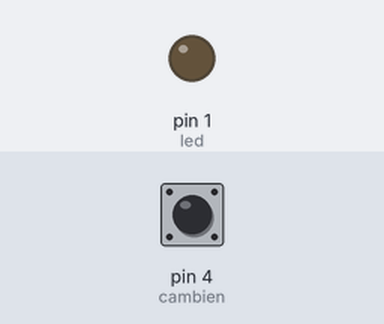
This sketch was run on a simulated Arduino Uno, built with avr-gcc and run on an emulated ATmega328P. Parts: output pins drawn as LEDs (lit = HIGH). Inputs (shaded band) come from the test bench; at power-on: pin 4 (cambien) HIGH.

Above: at 1.2 s.
1.3 s: pin 4 (cambien) pulled LOW for 0.15 s
At 1.37 s:
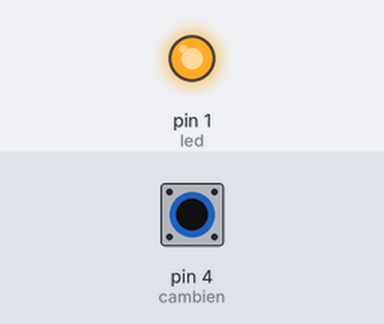
2.9 s: pin 4 (cambien) pulled LOW for 3.2 s
At 7.3 s:
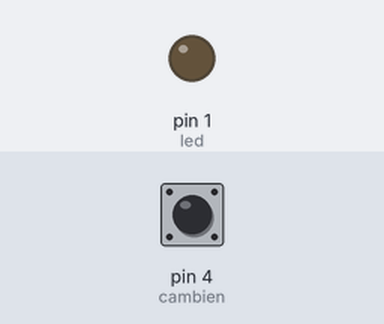
Timing chart, 0 to 8.8 s (numbered marks = the images above; inputs shaded):
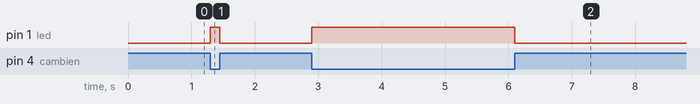

The sketch:

P2_-_Cam_bien_hong_ngoai_10cm.ino
```cpp
int cambien = 4;
int led = 1;

void setup() {
  pinMode(led,OUTPUT);
  pinMode(cambien, INPUT_PULLUP);

}

void loop() {
  if(digitalRead(cambien) == 0)
  {
    digitalWrite(led,HIGH);
  }
  else
  {
    digitalWrite(led,LOW);
  }

}
```

Measured:
- after the input at 1.3 s, pin 1 (led): LOW → HIGH at once, → LOW 0.15 s later
- after the input at 2.9 s, pin 1 (led): LOW → HIGH at once, → LOW 3.2 s later
